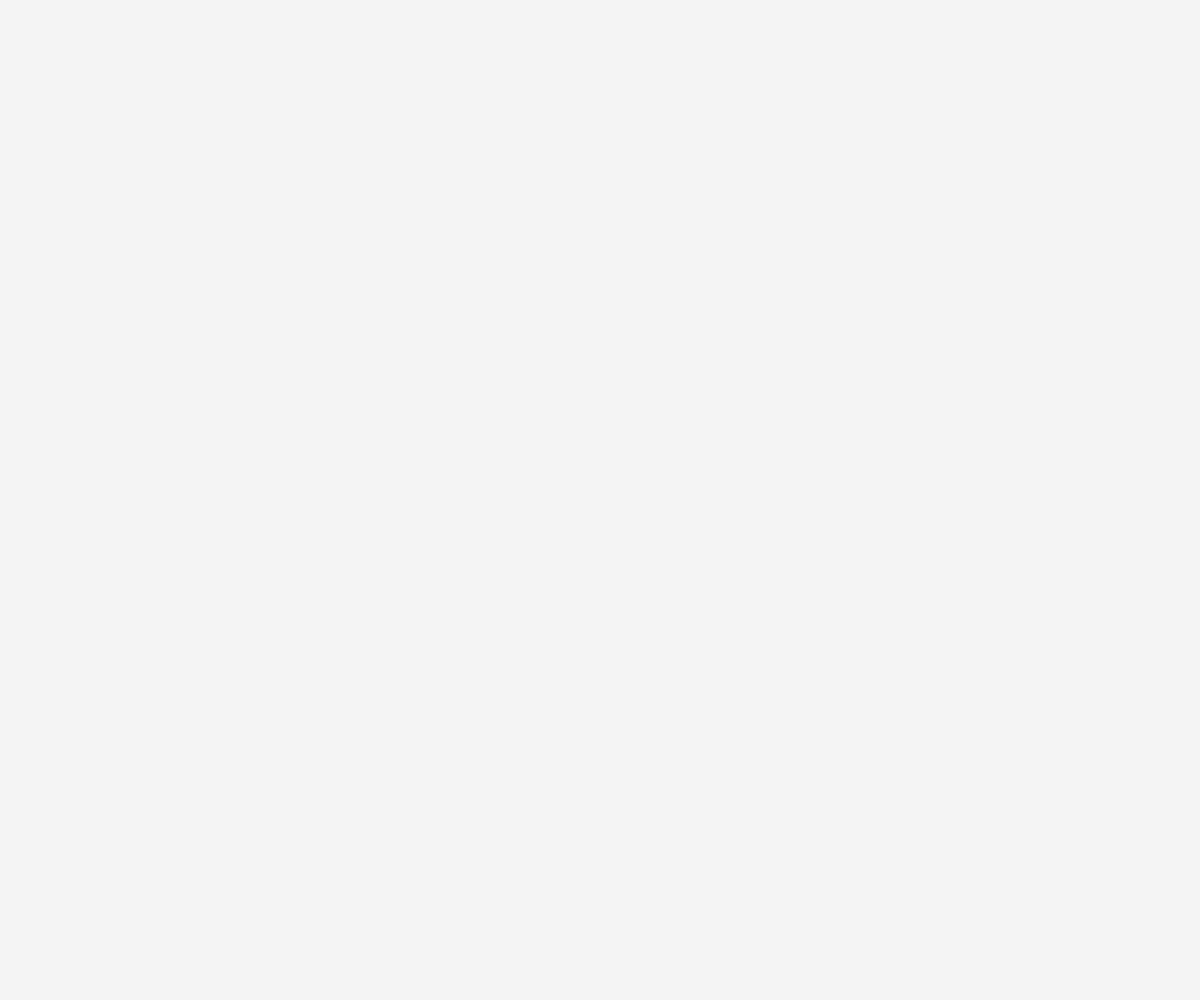
Frame 1 (no input)
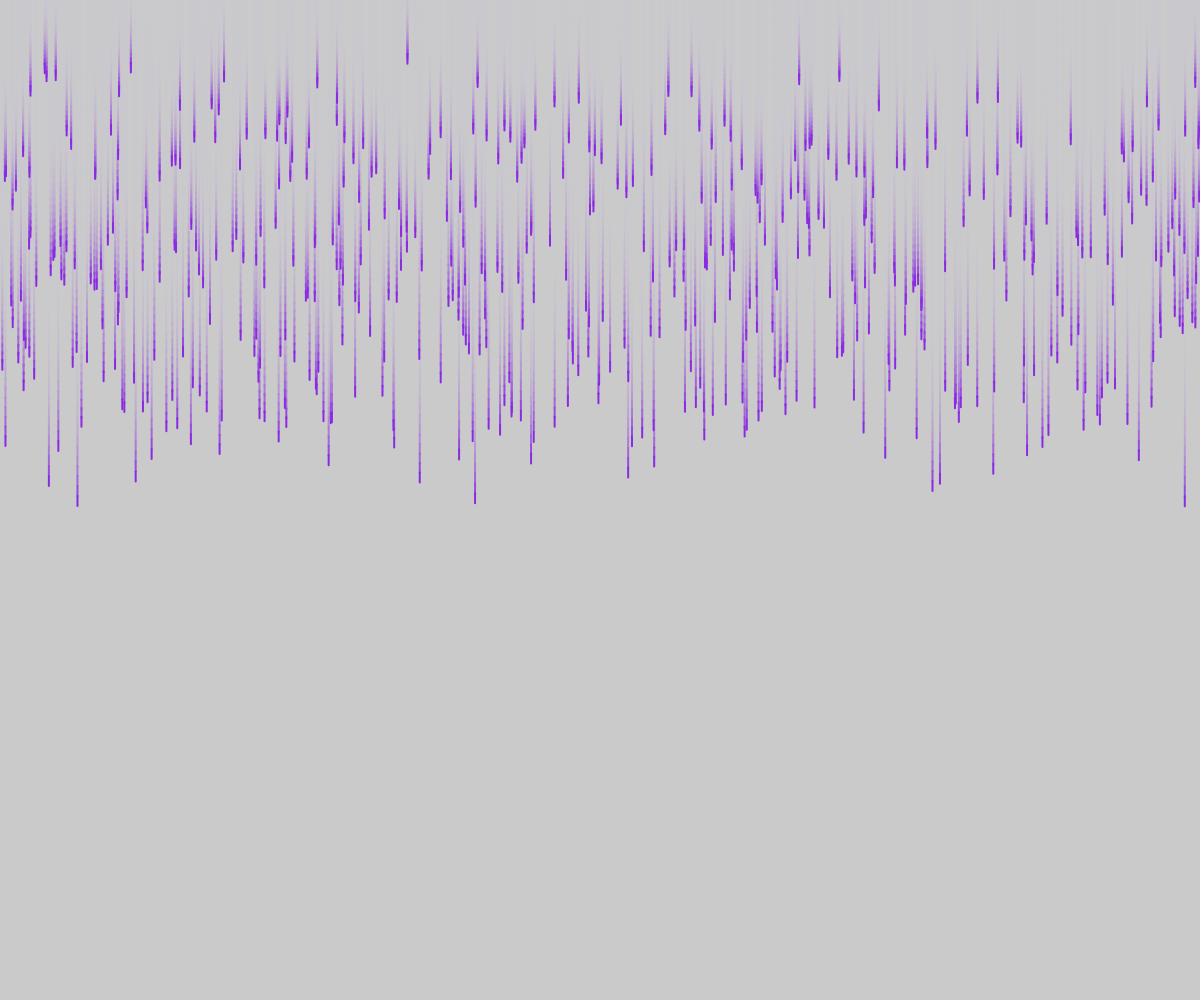
Frame 60 (no input)
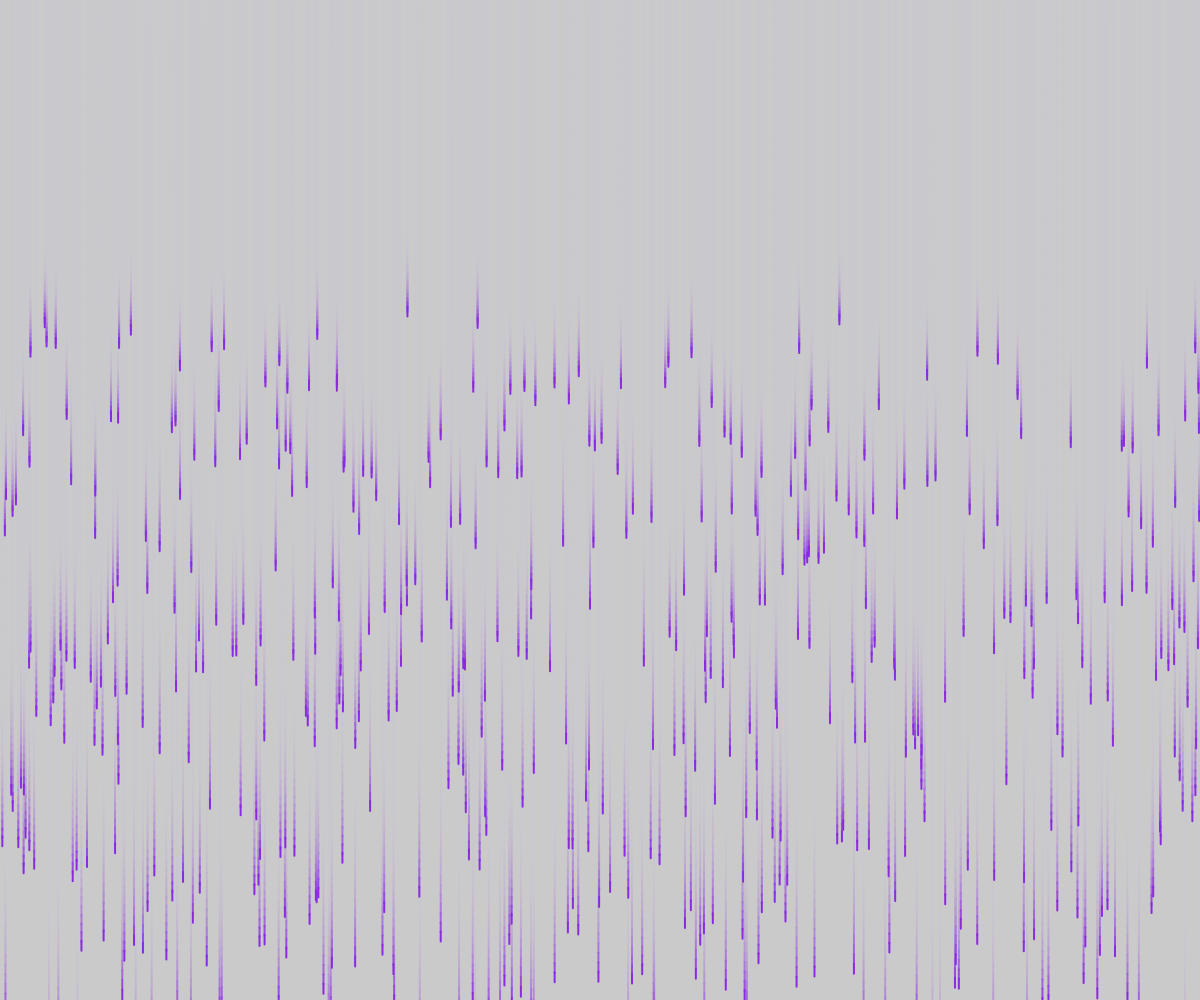
Frame 120 (the mouse pressed at the canvas centre since frame 60)

The p5.js sketch that drew these frames (run headless with seeded random() and noise() and a simulated clock; from frame 60 on, the mouse is pressed at the canvas centre):

// p5.js sketch
// ── sketch.js
let p = [];
let t;
let frames = 0;

function setup() {
    createCanvas(windowWidth, windowHeight);
    for (let i = 0; i < 500; i++) {
        p.push(new particle(random(width), random(-200, -100), random(4, 10)));
    }
}

function draw() {
    frames++;
    background(200, 53);
    for (let i = 0; i < 500; i++) {
        p[i].fall();
        p[i].show();
    }
    if (frames % 221 === 0) {
        t = new thunder(random(width/4, width*3/4), 0, random(width/4, width*3/4), random(height));
        t.show();
        console.log("THUNDER!!!!");
        delete t;
    }
}

// ── particle.js
class particle {
    constructor(x, y, yspeed) {
        this.x = x;
        this.y = y;
        this.yspeed = yspeed;
    }

    show() {
        strokeWeight(2);
        stroke(138, 43, 226);
        line(this.x, this.y, this.x, this.y + 10);
    }

    fall() {
        this.y += this.yspeed;
        if (this.y > height) {
            this.y = random(-500, -50);
        }
    }
}
// ── thunder.js
class thunder {
    constructor(x1, y1, x2, y2) {
        this.xStart = x1;
        this.yStart = y1;
        this.xEnd = x2;
        this.yEnd = y2;
    }

    show() {
        stroke(255, 255, 0);
        strokeWeight(6);
        line(this.xStart, this.yStart, this.xStart + 100, this.yStart + 100);
        line(this.xStart + 100, this.yStart + 100, this.xStart - 127, this.yStart + 120);
        line(this.xStart - 127, this.yStart + 120, this.xEnd, this.yEnd);
        strokeWeight(2);
    }
}
